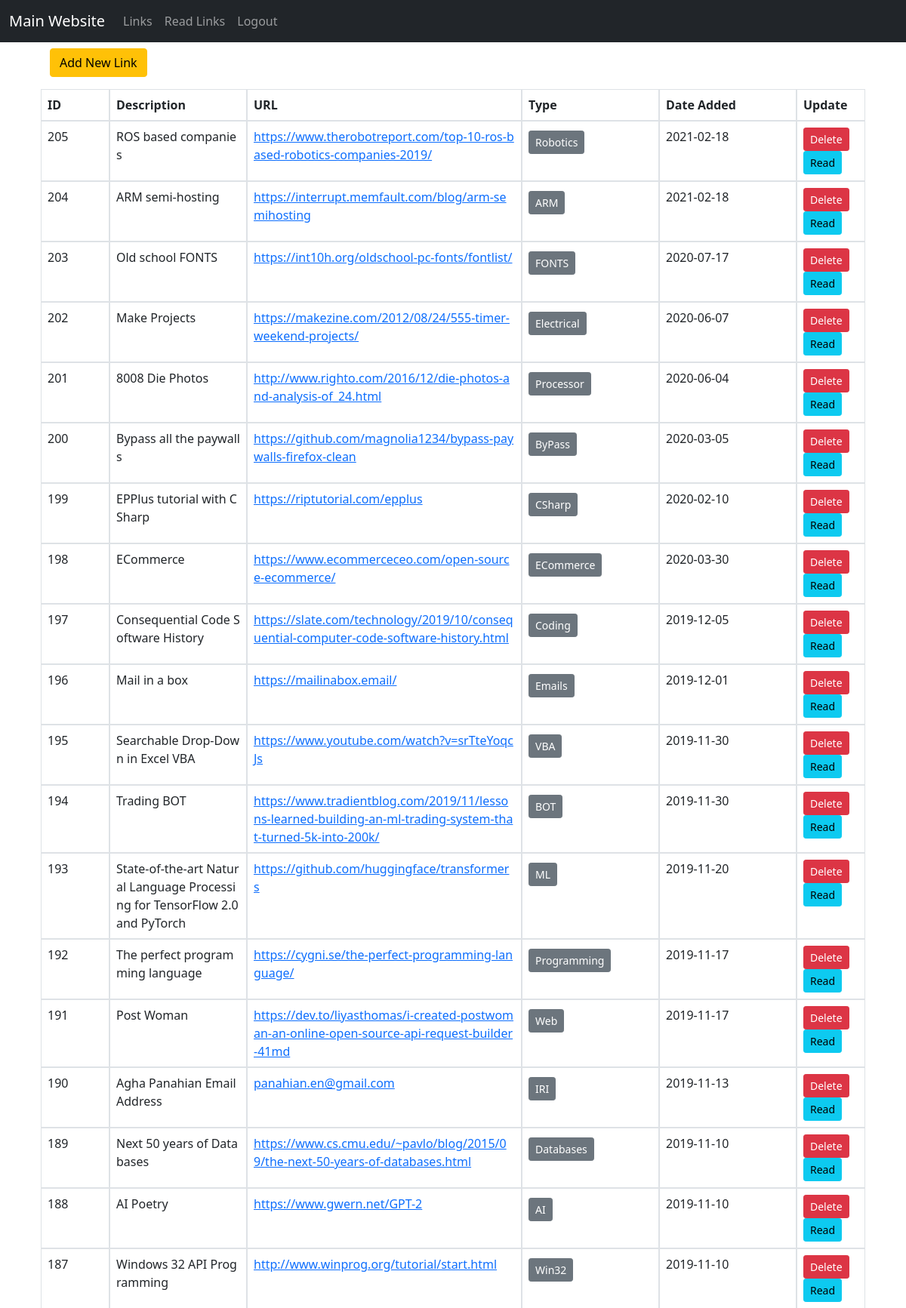
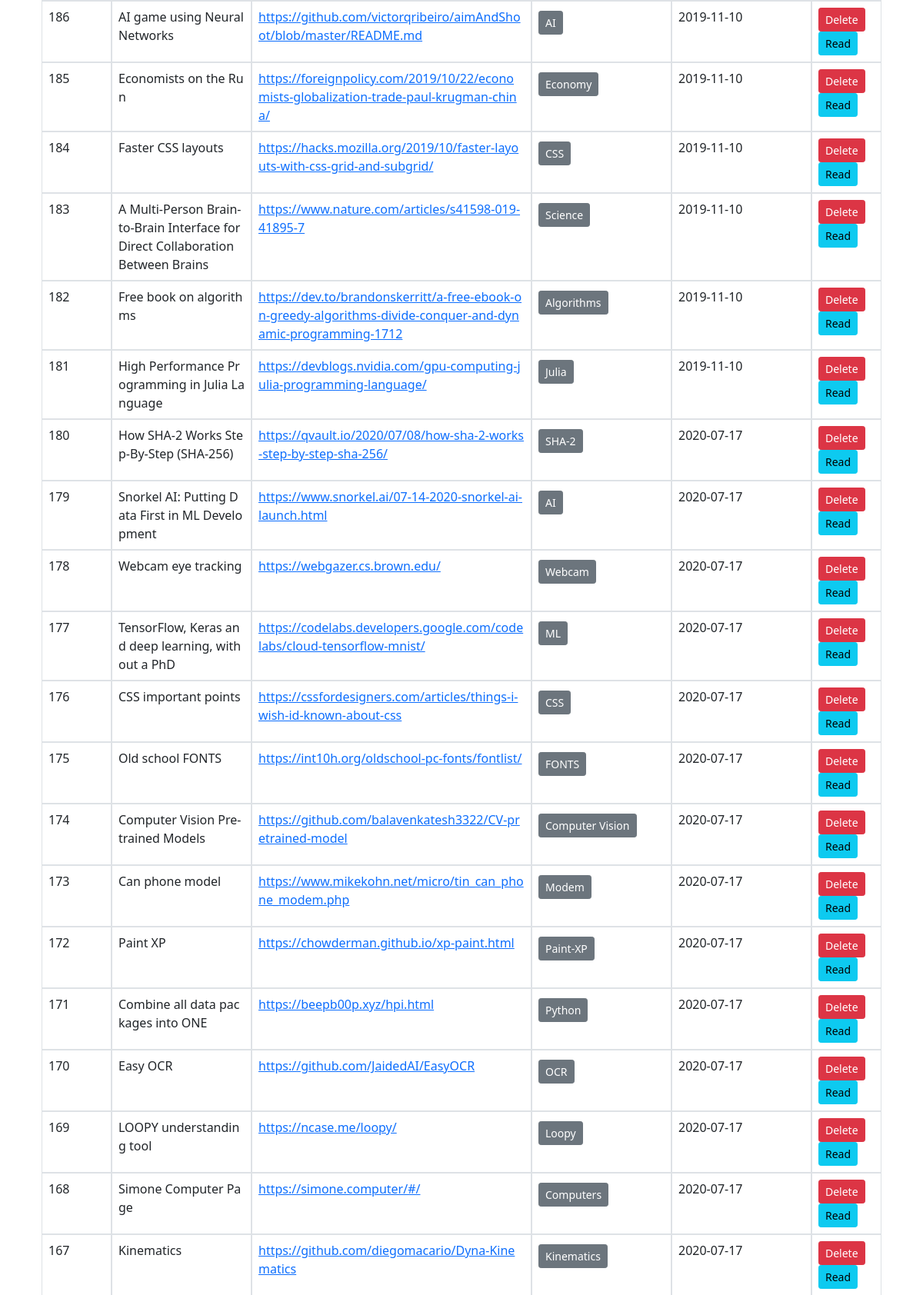
Page /Links (signed in, upper part) on the committed database (2 pictures, top to bottom).
### flask_app.py (models this page shows, shortened)
class links(db.Model):
    id = db.Column(db.Integer, primary_key = True)
    link_name = db.Column(db.String(100), nullable = False)
    link_url = db.Column(db.String(200), nullable = False)
    link_type = db.Column(db.String(40), nullable = False)
    read = db.Column(db.Boolean, default = False, nullable = False)
    date_created = db.Column(db.Date, default = datetime.utcnow)
    date_read = db.Column(db.Date)

### flask_app.py (the view)
@app.route('/Links')
@login_required
def Links():
    mylinks = links.query.order_by(links.id.desc()).filter_by(read = False).all()
    return render_template("links.html", links = mylinks)

### flask_app.py (called while the page is built)
@login_manager.user_loader
def load_user(user_id):
    return User.query.get(int(user_id))

### templates/links.html (shortened to what this page needs)
{% extends "base.html" %}
{% block page_content %}
<div class="container-fluid">
<form class="form-group mt-2 mb-3" action="{{ url_for('Add') }}">
    <input type="submit" value="Add New Link" class="btn btn-warning">
</form>
  <table class="table table-bordered">
      <thead>
        <tr class="row">
            <th class="col-sm-1">ID</th>
            <th class="col-sm-2">Description </th>
            <th class="col-sm-4">URL</th>
            <th class="col-sm-2">Type</th>
            <th class="col-sm-2">Date Added</th>
            <th class="col-sm-1">Update</th>
        </tr>
      </thead>
      <tbody>
       {% for link in links %}
       <tr class="row">
        <td class="col-sm-1"> {{ link.id }} </td>
        <td style="word-break: break-all" class="col-sm-2"> {{ link.link_name }} </td>
        <td style="word-break: break-all" class="col-sm-4"><a href="{{ link[2] }}">{{ link.link_url }}</a></td>
        <td class="col-sm-2"> <a class="btn btn-secondary btn-sm mt-1 mb-1" href="{{ url_for('type_links', type = link.link_type ) }}">{{ link.link_type }}</a> </td>
        <td class="col-sm-2"> {{ link.date_created }} </td>
        <td class="col-sm-1">
          <a class="btn btn-danger btn-sm" href="/delete/{{ link.id }}" role="button">Delete</a>
          <a class="btn btn-info btn-sm" href="/read/{{ link.id }}">Read</a>
        </td>
       </tr>
      </tbody>
       {% endfor %}
    </table>
</div>
{% endblock %}

### rows in the picture
links: id "205", link_name "ROS based companies", link_url "https://www.therobotreport.com/top-10-ros-based-robotics-companies-2019/", link_type "Robotics", date_created "2021-02-18"
links: id "204", link_name "ARM semi-hosting", link_url "https://interrupt.memfault.com/blog/arm-semihosting", link_type "ARM", date_created "2021-02-18"
links: id "203", link_name "Old school FONTS", link_url "https://int10h.org/oldschool-pc-fonts/fontlist/", link_type "FONTS", date_created "2020-07-17"
links: id "202", link_name "Make Projects", link_url "https://makezine.com/2012/08/24/555-timer-weekend-projects/", link_type "Electrical", date_created "2020-06-07"
links: id "201", link_name "8008 Die Photos", link_url "http://www.righto.com/2016/12/die-photos-and-analysis-of_24.html", link_type "Processor", date_created "2020-06-04"
links: id "200", link_name "Bypass all the paywalls", link_url "https://github.com/magnolia1234/bypass-paywalls-firefox-clean", link_type "ByPass", date_created "2020-03-05"
links: id "199", link_name "EPPlus tutorial with CSharp", link_url "https://riptutorial.com/epplus", link_type "CSharp", date_created "2020-02-10"
links: id "198", link_name "ECommerce", link_url "https://www.ecommerceceo.com/open-source-ecommerce/", link_type "ECommerce", date_created "2020-03-30"
links: id "197", link_name "Consequential Code Software History", link_url "https://slate.com/technology/2019/10/consequential-computer-code-software-history.html", link_type "Coding", date_created "2019-12-05"
links: id "196", link_name "Mail in a box", link_url "https://mailinabox.email/", link_type "Emails", date_created "2019-12-01"
links: id "195", link_name "Searchable Drop-Down in Excel VBA", link_url "https://www.youtube.com/watch?v=srTteYoqcJs", link_type "VBA", date_created "2019-11-30"
links: id "194", link_name "Trading BOT", link_url "https://www.tradientblog.com/2019/11/lessons-learned-building-an-ml-trading-system-that-turned-5k-into-200k/", link_type "BOT", date_created "2019-11-30"
links: id "193", link_name "State-of-the-art Natural Language Processing for TensorFlow 2.0 and PyTorch", link_url "https://github.com/huggingface/transformers", link_type "ML", date_created "2019-11-20"
links: id "192", link_name "The perfect programming language", link_url "https://cygni.se/the-perfect-programming-language/", link_type "Programming", date_created "2019-11-17"
links: id "191", link_name "Post Woman", link_url "https://dev.to/liyasthomas/i-created-postwoman-an-online-open-source-api-request-builder-41md", link_type "Web", date_created "2019-11-17"
links: id "190", link_name "Agha Panahian Email Address", link_url "panahian.en@gmail.com", link_type "IRI", date_created "2019-11-13"
links: id "189", link_name "Next 50 years of Databases", link_url "https://www.cs.cmu.edu/~pavlo/blog/2015/09/the-next-50-years-of-databases.html", link_type "Databases", date_created "2019-11-10"
links: id "188", link_name "AI Poetry", link_url "https://www.gwern.net/GPT-2", link_type "AI", date_created "2019-11-10"
links: id "187", link_name "Windows 32 API Programming", link_url "http://www.winprog.org/tutorial/start.html", link_type "Win32", date_created "2019-11-10"
links: id "186", link_name "AI game using Neural Networks", link_url "https://github.com/victorqribeiro/aimAndShoot/blob/master/README.md", link_type "AI", date_created "2019-11-10"
links: id "185", link_name "Economists on the Run", link_url "https://foreignpolicy.com/2019/10/22/economists-globalization-trade-paul-krugman-china/", link_type "Economy", date_created "2019-11-10"
links: id "184", link_name "Faster CSS layouts", link_url "https://hacks.mozilla.org/2019/10/faster-layouts-with-css-grid-and-subgrid/", link_type "CSS", date_created "2019-11-10"
links: id "183", link_name "A Multi-Person Brain-to-Brain Interface for Direct Collaboration Between Brains", link_url "https://www.nature.com/articles/s41598-019-41895-7", link_type "Science", date_created "2019-11-10"
links: id "182", link_name "Free book on algorithms", link_url "https://dev.to/brandonskerritt/a-free-ebook-on-greedy-algorithms-divide-conquer-and-dynamic-programming-1712", link_type "Algorithms", date_created "2019-11-10"
links: id "181", link_name "High Performance Programming in Julia Language", link_url "https://devblogs.nvidia.com/gpu-computing-julia-programming-language/", link_type "Julia", date_created "2019-11-10"
links: id "180", link_name "How SHA-2 Works Step-By-Step (SHA-256)", link_url "https://qvault.io/2020/07/08/how-sha-2-works-step-by-step-sha-256/", link_type "SHA-2", date_created "2020-07-17"
links: id "179", link_name "Snorkel AI: Putting Data First in ML Development", link_url "https://www.snorkel.ai/07-14-2020-snorkel-ai-launch.html", link_type "AI", date_created "2020-07-17"
links: id "178", link_name "Webcam eye tracking", link_url "https://webgazer.cs.brown.edu/", link_type "Webcam", date_created "2020-07-17"
links: id "177", link_name "TensorFlow, Keras and deep learning, without a PhD", link_url "https://codelabs.developers.google.com/codelabs/cloud-tensorflow-mnist/", link_type "ML", date_created "2020-07-17"
links: id "176", link_name "CSS important points", link_url "https://cssfordesigners.com/articles/things-i-wish-id-known-about-css", link_type "CSS", date_created "2020-07-17"
links: id "175", link_name "Old school FONTS", link_url "https://int10h.org/oldschool-pc-fonts/fontlist/", link_type "FONTS", date_created "2020-07-17"
links: id "174", link_name "Computer Vision Pre-trained Models", link_url "https://github.com/balavenkatesh3322/CV-pretrained-model", link_type "Computer Vision", date_created "2020-07-17"
links: id "173", link_name "Can phone model", link_url "https://www.mikekohn.net/micro/tin_can_phone_modem.php", link_type "Modem", date_created "2020-07-17"
links: id "172", link_name "Paint XP", link_url "https://chowderman.github.io/xp-paint.html", link_type "Paint-XP", date_created "2020-07-17"
links: id "171", link_name "Combine all data packages into ONE", link_url "https://beepb00p.xyz/hpi.html", link_type "Python", date_created "2020-07-17"
links: id "170", link_name "Easy OCR", link_url "https://github.com/JaidedAI/EasyOCR", link_type "OCR", date_created "2020-07-17"
links: id "169", link_name "LOOPY understanding tool", link_url "https://ncase.me/loopy/", link_type "Loopy", date_created "2020-07-17"
links: id "168", link_name "Simone Computer Page", link_url "https://simone.computer/#/", link_type "Computers", date_created "2020-07-17"
links: id "167", link_name "Kinematics", link_url "https://github.com/diegomacario/Dyna-Kinematics", link_type "Kinematics", date_created "2020-07-17"
